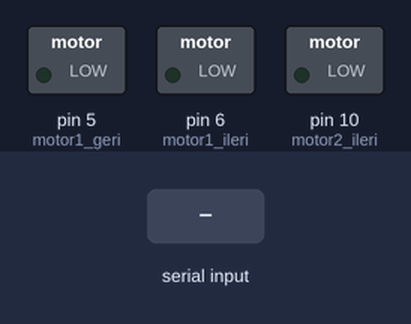
A sketch run on a simulated Arduino Uno, built with avr-gcc and run on an emulated ATmega328P. Parts: switched loads named in the sketch (green lamp = pin HIGH). The test bench sets the inputs (shaded band).

Above: at 1.2 s.
1.3 s: "0" received over Serial
At 2.0 s:
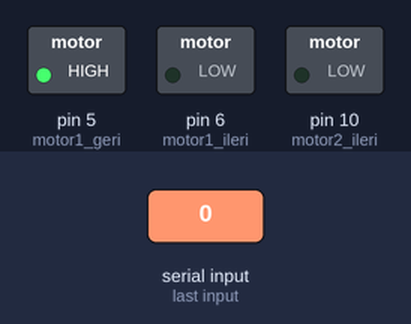
2.8 s: "1" received over Serial
At 3.2 s:
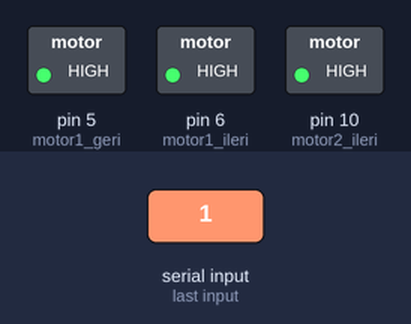
Timing chart, 0 to 5.8 s (numbered marks = the images above; inputs shaded):
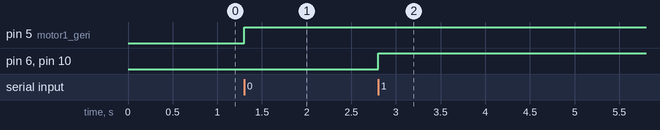

Measured:
- after the input at 1.3 s, pin 5 (motor1_geri): LOW → HIGH at once
- after the input at 2.8 s, pin 6 (motor1_ileri), pin 10 (motor2_ileri): LOW → HIGH at once

The sketch:

Motor.ino
```cpp
// (licence header left out)
const int motor1_ileri = 6; // motor1 => kapağı açma motoru.
const int motor1_geri= 5;
const int motor2_ileri = 10; // motor2 => Makineyi titretmek için kullandığım motor.
byte speed = 255; // Motorların hızını 255 olarak ayarlıyoruz.

void setup()
{
  Serial.begin(9600);
   pinMode(5, OUTPUT); //Motorların pin çıkışlarını atıyoruz.
  pinMode(6, OUTPUT);
  pinMode(10, OUTPUT);


}


void loop()
{
 if(Serial.available())
  {
    int a = Serial.read(); // Serial porttan eğer 1 geliyor ise robotun kapağını açmaya yarayan  ve robotu titreten komut.
    if (a == '1')
    {
{

  digitalWrite(motor1_ileri, speed);
  digitalWrite(motor2_ileri, speed);


  }
}
    }
     if(Serial.available())
  {
    int a = Serial.read(); // Serial porttan eğer 0 geliyor ise robotun kapağını kapatmaya ve titreşim motorunu kapatmaya yarayan komut.
    if (a == '0')

    {


  digitalWrite(motor1_geri, speed);
    digitalWrite(motor2_ileri, 0);
    }
  }

  }
```
